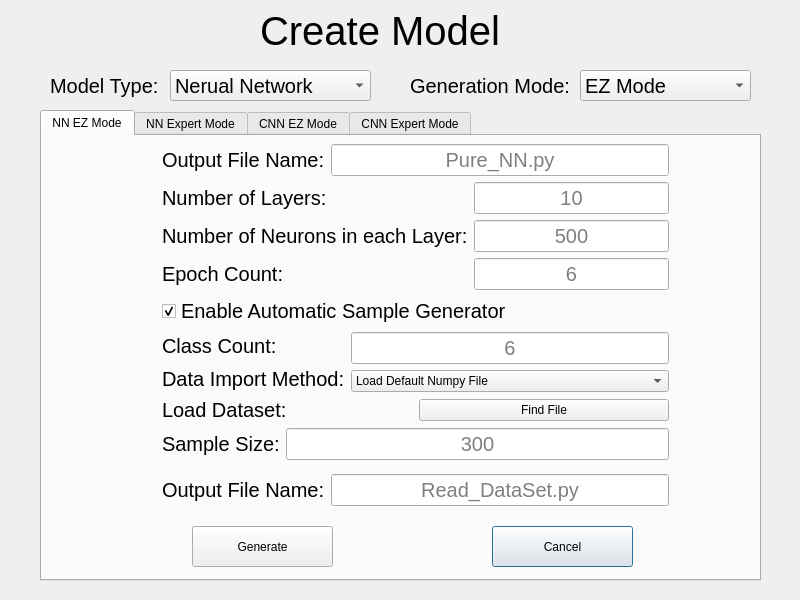
<?xml version="1.0" encoding="UTF-8"?>
<ui version="4.0">
 <class>Create_Mode</class>
 <widget class="QDialog" name="Create_Mode">
  <property name="geometry">
   <rect>
    <x>0</x>
    <y>0</y>
    <width>800</width>
    <height>600</height>
   </rect>
  </property>
  <property name="minimumSize">
   <size>
    <width>800</width>
    <height>600</height>
   </size>
  </property>
  <property name="maximumSize">
   <size>
    <width>800</width>
    <height>600</height>
   </size>
  </property>
  <property name="windowTitle">
   <string>Dialog</string>
  </property>
  <widget class="QComboBox" name="Model_tpye">
   <property name="geometry">
    <rect>
     <x>170</x>
     <y>70</y>
     <width>201</width>
     <height>31</height>
    </rect>
   </property>
   <property name="font">
    <font>
     <pointsize>15</pointsize>
    </font>
   </property>
   <item>
    <property name="text">
     <string>Nerual Network</string>
    </property>
   </item>
   <item>
    <property name="text">
     <string>Convolutional NN</string>
    </property>
   </item>
  </widget>
  <widget class="QComboBox" name="Generation_Mode">
   <property name="geometry">
    <rect>
     <x>580</x>
     <y>70</y>
     <width>171</width>
     <height>31</height>
    </rect>
   </property>
   <property name="font">
    <font>
     <pointsize>15</pointsize>
    </font>
   </property>
   <property name="currentIndex">
    <number>1</number>
   </property>
   <item>
    <property name="text">
     <string>Expert Mode</string>
    </property>
   </item>
   <item>
    <property name="text">
     <string>EZ Mode</string>
    </property>
   </item>
  </widget>
  <widget class="QLabel" name="label">
   <property name="geometry">
    <rect>
     <x>260</x>
     <y>0</y>
     <width>261</width>
     <height>61</height>
    </rect>
   </property>
   <property name="font">
    <font>
     <pointsize>30</pointsize>
    </font>
   </property>
   <property name="text">
    <string>Create Model</string>
   </property>
  </widget>
  <widget class="QLabel" name="label_2">
   <property name="geometry">
    <rect>
     <x>50</x>
     <y>70</y>
     <width>121</width>
     <height>31</height>
    </rect>
   </property>
   <property name="font">
    <font>
     <pointsize>15</pointsize>
    </font>
   </property>
   <property name="text">
    <string>Model Type:</string>
   </property>
  </widget>
  <widget class="QLabel" name="label_3">
   <property name="geometry">
    <rect>
     <x>410</x>
     <y>60</y>
     <width>191</width>
     <height>51</height>
    </rect>
   </property>
   <property name="font">
    <font>
     <pointsize>15</pointsize>
    </font>
   </property>
   <property name="text">
    <string>Generation Mode:</string>
   </property>
  </widget>
  <widget class="QTabWidget" name="Tabls">
   <property name="enabled">
    <bool>true</bool>
   </property>
   <property name="geometry">
    <rect>
     <x>40</x>
     <y>110</y>
     <width>721</width>
     <height>471</height>
    </rect>
   </property>
   <property name="currentIndex">
    <number>0</number>
   </property>
   <widget class="QWidget" name="NN_EZ">
    <property name="enabled">
     <bool>true</bool>
    </property>
    <attribute name="title">
     <string>NN EZ Mode</string>
    </attribute>
    <widget class="QPushButton" name="pushButton_2">
     <property name="geometry">
      <rect>
       <x>450</x>
       <y>390</y>
       <width>141</width>
       <height>41</height>
      </rect>
     </property>
     <property name="text">
      <string>Cancel</string>
     </property>
    </widget>
    <widget class="QPushButton" name="pushButton">
     <property name="geometry">
      <rect>
       <x>150</x>
       <y>390</y>
       <width>141</width>
       <height>41</height>
      </rect>
     </property>
     <property name="text">
      <string>Generate</string>
     </property>
    </widget>
    <widget class="QWidget" name="">
     <property name="geometry">
      <rect>
       <x>120</x>
       <y>0</y>
       <width>507</width>
       <height>378</height>
      </rect>
     </property>
     <layout class="QVBoxLayout" name="verticalLayout_6">
      <item>
       <layout class="QVBoxLayout" name="verticalLayout_5">
        <item>
         <layout class="QHBoxLayout" name="horizontalLayout_6">
          <item>
           <widget class="QLabel" name="label_16">
            <property name="font">
             <font>
              <pointsize>15</pointsize>
             </font>
            </property>
            <property name="text">
             <string>Output File Name:</string>
            </property>
           </widget>
          </item>
          <item>
           <widget class="QLineEdit" name="File_Name">
            <property name="font">
             <font>
              <pointsize>15</pointsize>
             </font>
            </property>
            <property name="text">
             <string/>
            </property>
            <property name="alignment">
             <set>Qt::AlignCenter</set>
            </property>
            <property name="placeholderText">
             <string>Pure_NN.py</string>
            </property>
           </widget>
          </item>
         </layout>
        </item>
        <item>
         <layout class="QVBoxLayout" name="verticalLayout_4">
          <item>
           <layout class="QVBoxLayout" name="verticalLayout_13">
            <item>
             <layout class="QVBoxLayout" name="verticalLayout_12">
              <item>
               <layout class="QVBoxLayout" name="verticalLayout_9">
                <item>
                 <layout class="QHBoxLayout" name="horizontalLayout_3">
                  <item>
                   <layout class="QVBoxLayout" name="verticalLayout_7">
                    <item>
                     <widget class="QLabel" name="label_4">
                      <property name="font">
                       <font>
                        <pointsize>15</pointsize>
                       </font>
                      </property>
                      <property name="text">
                       <string>Number of Layers:</string>
                      </property>
                     </widget>
                    </item>
                    <item>
                     <widget class="QLabel" name="label_5">
                      <property name="font">
                       <font>
                        <pointsize>15</pointsize>
                       </font>
                      </property>
                      <property name="text">
                       <string>Number of Neurons in each Layer:</string>
                      </property>
                     </widget>
                    </item>
                    <item>
                     <widget class="QLabel" name="label_7">
                      <property name="font">
                       <font>
                        <pointsize>15</pointsize>
                       </font>
                      </property>
                      <property name="text">
                       <string>Epoch Count:</string>
                      </property>
                     </widget>
                    </item>
                   </layout>
                  </item>
                  <item>
                   <layout class="QVBoxLayout" name="verticalLayout_8">
                    <item>
                     <widget class="QLineEdit" name="NUM_LAYER">
                      <property name="font">
                       <font>
                        <pointsize>15</pointsize>
                       </font>
                      </property>
                      <property name="alignment">
                       <set>Qt::AlignCenter</set>
                      </property>
                      <property name="placeholderText">
                       <string>10</string>
                      </property>
                     </widget>
                    </item>
                    <item>
                     <widget class="QLineEdit" name="NUM_NEU">
                      <property name="font">
                       <font>
                        <pointsize>15</pointsize>
                       </font>
                      </property>
                      <property name="alignment">
                       <set>Qt::AlignCenter</set>
                      </property>
                      <property name="placeholderText">
                       <string>500</string>
                      </property>
                     </widget>
                    </item>
                    <item>
                     <widget class="QLineEdit" name="CLASS_COUNT_2">
                      <property name="font">
                       <font>
                        <pointsize>15</pointsize>
                       </font>
                      </property>
                      <property name="alignment">
                       <set>Qt::AlignCenter</set>
                      </property>
                      <property name="placeholderText">
                       <string>6</string>
                      </property>
                     </widget>
                    </item>
                   </layout>
                  </item>
                 </layout>
                </item>
                <item>
                 <widget class="QCheckBox" name="checkBox">
                  <property name="font">
                   <font>
                    <pointsize>15</pointsize>
                   </font>
                  </property>
                  <property name="text">
                   <string>Enable Automatic Sample Generator</string>
                  </property>
                  <property name="checked">
                   <bool>true</bool>
                  </property>
                 </widget>
                </item>
               </layout>
              </item>
              <item>
               <layout class="QHBoxLayout" name="horizontalLayout_4">
                <item>
                 <layout class="QVBoxLayout" name="verticalLayout_10">
                  <item>
                   <widget class="QLabel" name="label_6">
                    <property name="font">
                     <font>
                      <pointsize>15</pointsize>
                     </font>
                    </property>
                    <property name="text">
                     <string>Class Count:</string>
                    </property>
                   </widget>
                  </item>
                  <item>
                   <widget class="QLabel" name="label_8">
                    <property name="font">
                     <font>
                      <pointsize>15</pointsize>
                     </font>
                    </property>
                    <property name="text">
                     <string>Data Import Method:</string>
                    </property>
                   </widget>
                  </item>
                 </layout>
                </item>
                <item>
                 <layout class="QVBoxLayout" name="verticalLayout_11">
                  <item>
                   <widget class="QLineEdit" name="CLASS_COUNT">
                    <property name="font">
                     <font>
                      <pointsize>15</pointsize>
                     </font>
                    </property>
                    <property name="alignment">
                     <set>Qt::AlignCenter</set>
                    </property>
                    <property name="placeholderText">
                     <string>6</string>
                    </property>
                   </widget>
                  </item>
                  <item>
                   <widget class="QComboBox" name="comboBox_3">
                    <item>
                     <property name="text">
                      <string>Load Default Numpy File</string>
                     </property>
                    </item>
                    <item>
                     <property name="text">
                      <string>Import From Folder</string>
                     </property>
                    </item>
                    <item>
                     <property name="text">
                      <string>Import From File</string>
                     </property>
                    </item>
                   </widget>
                  </item>
                 </layout>
                </item>
               </layout>
              </item>
             </layout>
            </item>
            <item>
             <layout class="QHBoxLayout" name="horizontalLayout_5">
              <item>
               <widget class="QLabel" name="label_28">
                <property name="font">
                 <font>
                  <pointsize>15</pointsize>
                 </font>
                </property>
                <property name="text">
                 <string>Load Dataset:</string>
                </property>
               </widget>
              </item>
              <item>
               <widget class="QPushButton" name="find_file">
                <property name="text">
                 <string>Find File</string>
                </property>
               </widget>
              </item>
             </layout>
            </item>
           </layout>
          </item>
          <item>
           <layout class="QHBoxLayout" name="horizontalLayout_2">
            <item>
             <widget class="QLabel" name="label_29">
              <property name="font">
               <font>
                <pointsize>15</pointsize>
               </font>
              </property>
              <property name="text">
               <string>Sample Size:</string>
              </property>
             </widget>
            </item>
            <item>
             <widget class="QLineEdit" name="CLASS_COUNT_5">
              <property name="font">
               <font>
                <pointsize>15</pointsize>
               </font>
              </property>
              <property name="alignment">
               <set>Qt::AlignCenter</set>
              </property>
              <property name="placeholderText">
               <string>300</string>
              </property>
             </widget>
            </item>
           </layout>
          </item>
         </layout>
        </item>
       </layout>
      </item>
      <item>
       <layout class="QHBoxLayout" name="horizontalLayout_7">
        <item>
         <widget class="QLabel" name="label_17">
          <property name="font">
           <font>
            <pointsize>15</pointsize>
           </font>
          </property>
          <property name="text">
           <string>Output File Name:</string>
          </property>
         </widget>
        </item>
        <item>
         <widget class="QLineEdit" name="File_Name_2">
          <property name="font">
           <font>
            <pointsize>15</pointsize>
           </font>
          </property>
          <property name="text">
           <string/>
          </property>
          <property name="alignment">
           <set>Qt::AlignCenter</set>
          </property>
          <property name="placeholderText">
           <string>Read_DataSet.py</string>
          </property>
         </widget>
        </item>
       </layout>
      </item>
     </layout>
    </widget>
   </widget>
   <widget class="QWidget" name="NN_EXP">
    <attribute name="title">
     <string>NN Expert Mode</string>
    </attribute>
    <widget class="QLabel" name="label_9">
     <property name="geometry">
      <rect>
       <x>28</x>
       <y>70</y>
       <width>166</width>
       <height>31</height>
      </rect>
     </property>
     <property name="font">
      <font>
       <pointsize>15</pointsize>
      </font>
     </property>
     <property name="text">
      <string>Number of Layers:</string>
     </property>
    </widget>
    <widget class="QLineEdit" name="NUM_LAYER_2">
     <property name="geometry">
      <rect>
       <x>200</x>
       <y>70</y>
       <width>176</width>
       <height>31</height>
      </rect>
     </property>
     <property name="font">
      <font>
       <pointsize>15</pointsize>
      </font>
     </property>
     <property name="alignment">
      <set>Qt::AlignCenter</set>
     </property>
     <property name="placeholderText">
      <string>10</string>
     </property>
    </widget>
    <widget class="QPushButton" name="pushButton_3">
     <property name="geometry">
      <rect>
       <x>530</x>
       <y>380</y>
       <width>141</width>
       <height>41</height>
      </rect>
     </property>
     <property name="text">
      <string>Cancel</string>
     </property>
    </widget>
    <widget class="QPushButton" name="pushButton_4">
     <property name="geometry">
      <rect>
       <x>280</x>
       <y>380</y>
       <width>141</width>
       <height>41</height>
      </rect>
     </property>
     <property name="text">
      <string>Generate</string>
     </property>
    </widget>
    <widget class="QPushButton" name="pushButton_5">
     <property name="geometry">
      <rect>
       <x>60</x>
       <y>380</y>
       <width>141</width>
       <height>41</height>
      </rect>
     </property>
     <property name="text">
      <string>Layer Setting</string>
     </property>
    </widget>
    <widget class="QLabel" name="label_12">
     <property name="geometry">
      <rect>
       <x>30</x>
       <y>20</y>
       <width>166</width>
       <height>31</height>
      </rect>
     </property>
     <property name="font">
      <font>
       <pointsize>15</pointsize>
      </font>
     </property>
     <property name="text">
      <string>Number of Layers:</string>
     </property>
    </widget>
    <widget class="QWidget" name="layoutWidget">
     <property name="geometry">
      <rect>
       <x>310</x>
       <y>170</y>
       <width>381</width>
       <height>195</height>
      </rect>
     </property>
     <layout class="QVBoxLayout" name="verticalLayout_3">
      <item>
       <widget class="QCheckBox" name="checkBox_2">
        <property name="font">
         <font>
          <pointsize>15</pointsize>
         </font>
        </property>
        <property name="text">
         <string>Enable Automatic Sample Generator</string>
        </property>
        <property name="checked">
         <bool>true</bool>
        </property>
       </widget>
      </item>
      <item>
       <layout class="QHBoxLayout" name="horizontalLayout">
        <item>
         <layout class="QVBoxLayout" name="verticalLayout">
          <item>
           <widget class="QLabel" name="label_14">
            <property name="font">
             <font>
              <pointsize>15</pointsize>
             </font>
            </property>
            <property name="text">
             <string>Class Count:</string>
            </property>
           </widget>
          </item>
          <item>
           <widget class="QLabel" name="label_15">
            <property name="font">
             <font>
              <pointsize>15</pointsize>
             </font>
            </property>
            <property name="text">
             <string>Epoch Count:</string>
            </property>
           </widget>
          </item>
          <item>
           <widget class="QLabel" name="label_13">
            <property name="font">
             <font>
              <pointsize>15</pointsize>
             </font>
            </property>
            <property name="text">
             <string>Data Import Method:</string>
            </property>
           </widget>
          </item>
         </layout>
        </item>
        <item>
         <layout class="QVBoxLayout" name="verticalLayout_2">
          <item>
           <widget class="QLineEdit" name="CLASS_COUNT_4">
            <property name="font">
             <font>
              <pointsize>15</pointsize>
             </font>
            </property>
            <property name="alignment">
             <set>Qt::AlignCenter</set>
            </property>
            <property name="placeholderText">
             <string>6</string>
            </property>
           </widget>
          </item>
          <item>
           <widget class="QLineEdit" name="CLASS_COUNT_3">
            <property name="font">
             <font>
              <pointsize>15</pointsize>
             </font>
            </property>
            <property name="alignment">
             <set>Qt::AlignCenter</set>
            </property>
            <property name="placeholderText">
             <string>6</string>
            </property>
           </widget>
          </item>
          <item>
           <widget class="QComboBox" name="comboBox_4">
            <item>
             <property name="text">
              <string>Import</string>
             </property>
            </item>
            <item>
             <property name="text">
              <string>Load</string>
             </property>
            </item>
           </widget>
          </item>
         </layout>
        </item>
       </layout>
      </item>
     </layout>
    </widget>
   </widget>
   <widget class="QWidget" name="CNN_EZ">
    <attribute name="title">
     <string>CNN EZ Mode</string>
    </attribute>
    <widget class="QLabel" name="label_10">
     <property name="geometry">
      <rect>
       <x>280</x>
       <y>20</y>
       <width>191</width>
       <height>41</height>
      </rect>
     </property>
     <property name="font">
      <font>
       <pointsize>15</pointsize>
      </font>
     </property>
     <property name="text">
      <string>Number of Layers:</string>
     </property>
    </widget>
    <widget class="QLineEdit" name="NUM_LAYER_3">
     <property name="geometry">
      <rect>
       <x>610</x>
       <y>20</y>
       <width>81</width>
       <height>31</height>
      </rect>
     </property>
     <property name="font">
      <font>
       <pointsize>15</pointsize>
      </font>
     </property>
     <property name="alignment">
      <set>Qt::AlignCenter</set>
     </property>
     <property name="placeholderText">
      <string>10</string>
     </property>
    </widget>
   </widget>
   <widget class="QWidget" name="CNN_EXP">
    <attribute name="title">
     <string>CNN Expert Mode</string>
    </attribute>
    <widget class="QLabel" name="label_11">
     <property name="geometry">
      <rect>
       <x>0</x>
       <y>0</y>
       <width>191</width>
       <height>41</height>
      </rect>
     </property>
     <property name="font">
      <font>
       <pointsize>15</pointsize>
      </font>
     </property>
     <property name="text">
      <string>Number of Layers:</string>
     </property>
    </widget>
    <widget class="QLineEdit" name="NUM_LAYER_4">
     <property name="geometry">
      <rect>
       <x>330</x>
       <y>0</y>
       <width>81</width>
       <height>31</height>
      </rect>
     </property>
     <property name="font">
      <font>
       <pointsize>15</pointsize>
      </font>
     </property>
     <property name="alignment">
      <set>Qt::AlignCenter</set>
     </property>
     <property name="placeholderText">
      <string>10</string>
     </property>
    </widget>
   </widget>
  </widget>
  <zorder>label_3</zorder>
  <zorder>label_2</zorder>
  <zorder>label</zorder>
  <zorder>Model_tpye</zorder>
  <zorder>Generation_Mode</zorder>
  <zorder>Tabls</zorder>
 </widget>
 <resources/>
 <connections/>
</ui>
